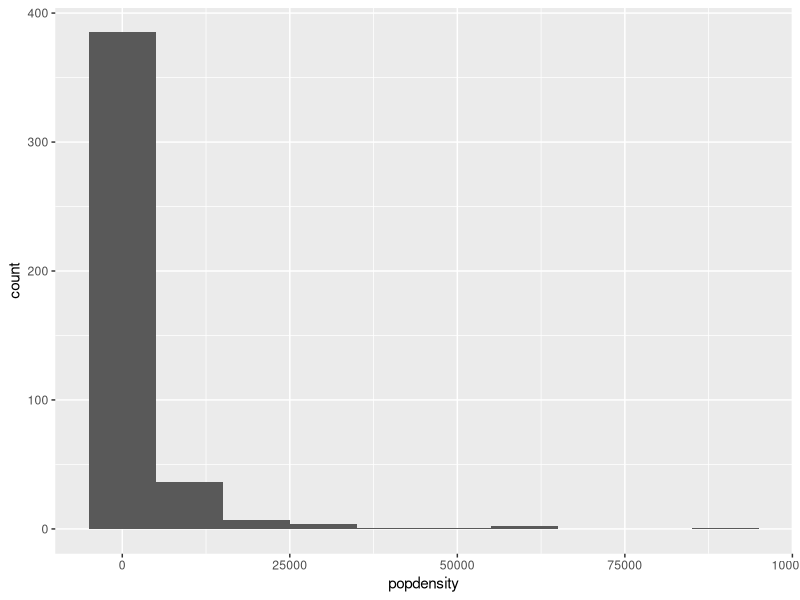
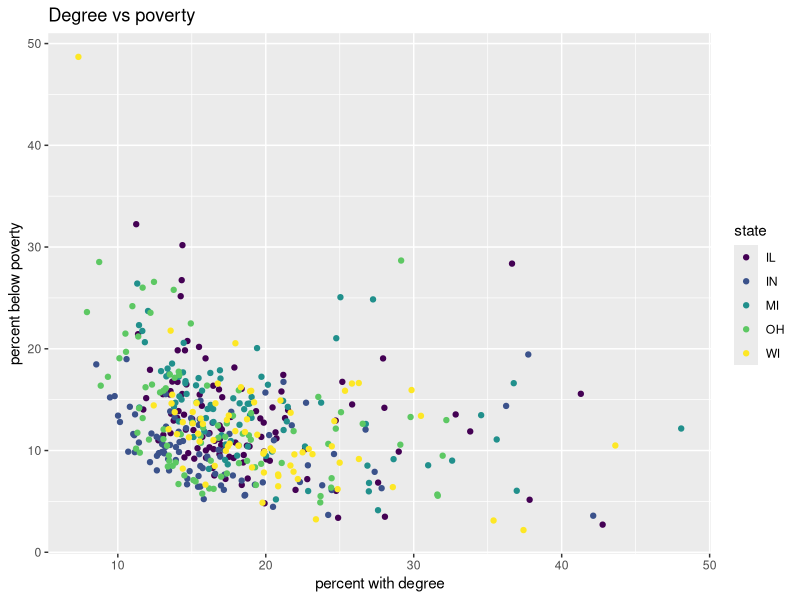
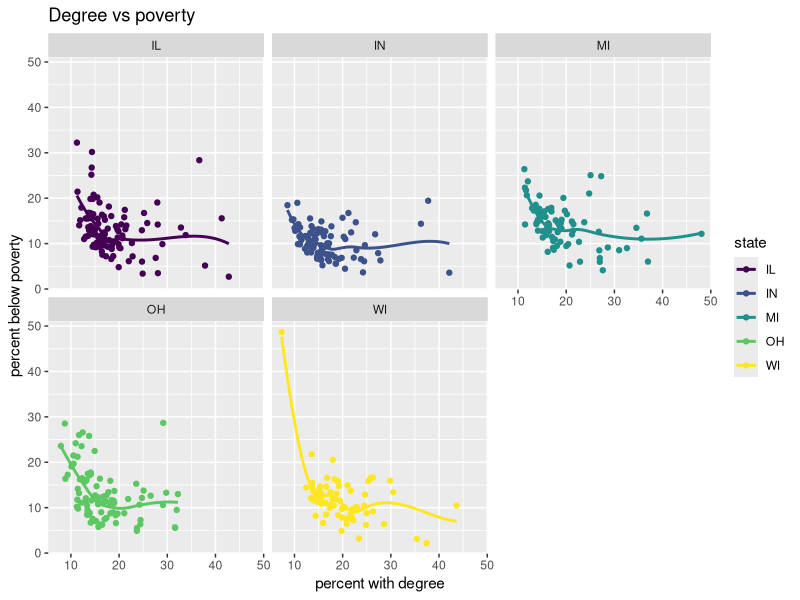
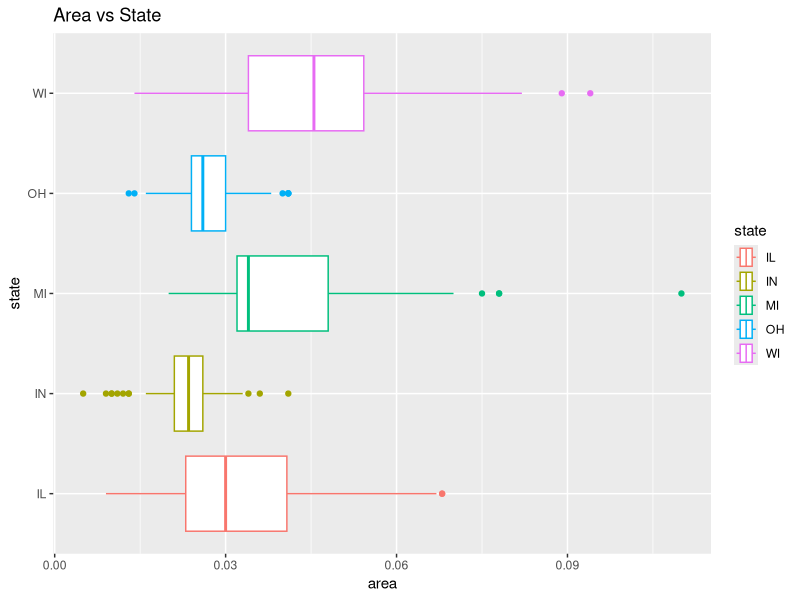

Generate these figures, in order, with R:
## ---- chunk 1
#| label: load-packages
#| message: false

library(tidyverse)
library(viridis)
## ---- chunk 2
ggplot(data = midwest,
       aes(x = popdensity)) +
  geom_histogram(binwidth = 10000)
## ---- chunk 3
ggplot(data = midwest,
       aes(x=percollege, y =percbelowpoverty, color = state)) +
  geom_point() +
  labs(x = "percent with degree",
       y ="percent below poverty",
       title = "Degree vs poverty") +
  scale_color_viridis_d()
## ---- chunk 4
ggplot(data = midwest,
       aes(x=percollege, y =percbelowpoverty, color = state))+
  geom_point() +
  labs(x = "percent with degree",
       y ="percent below poverty",
       title = "Degree vs poverty")+
  scale_color_viridis_d()+
  facet_wrap("state")+
  geom_smooth(se=FALSE)


## ---- chunk 5
ggplot(data = midwest,
       aes(x=area, y =state, color = state))+
  geom_boxplot() +
  labs(x = "area",
       y ="state",
       title = "Area vs State")
